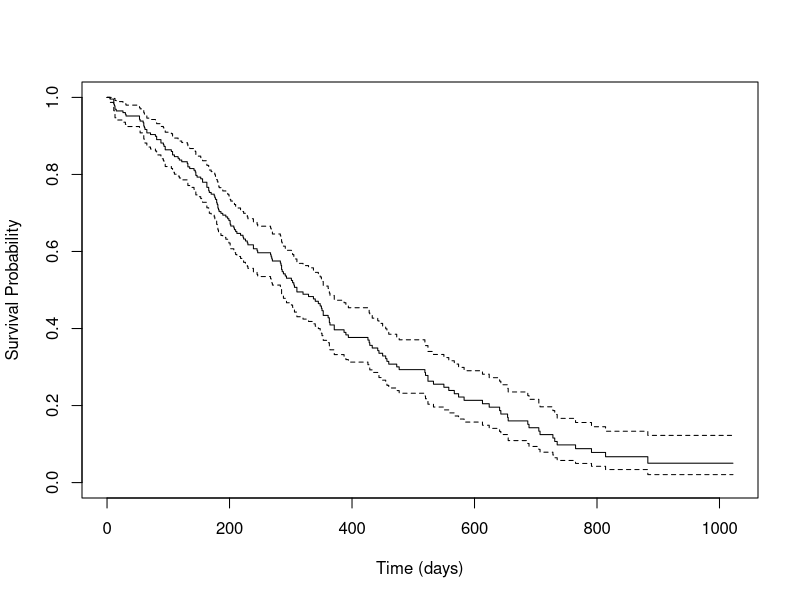
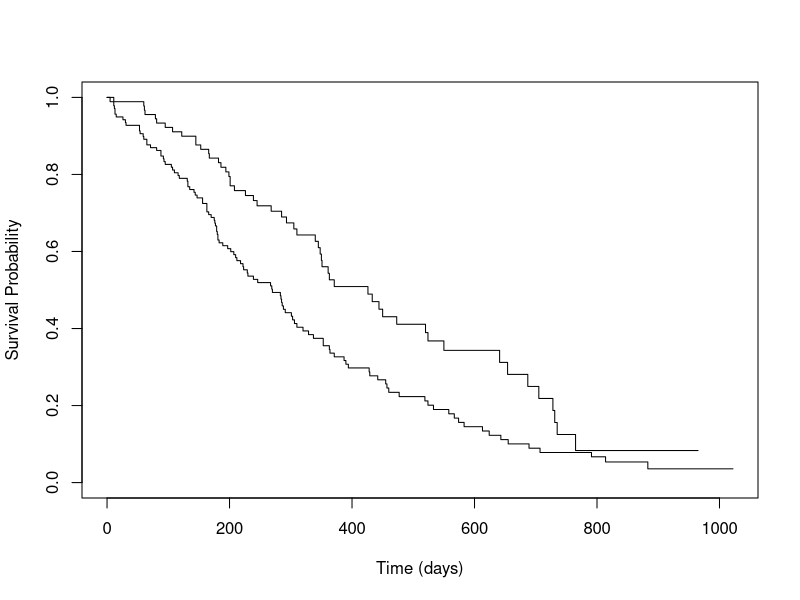
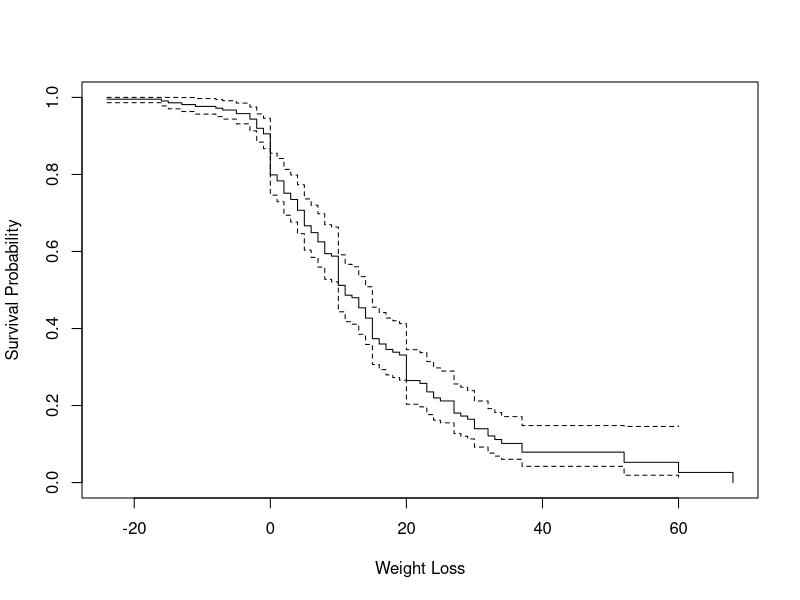
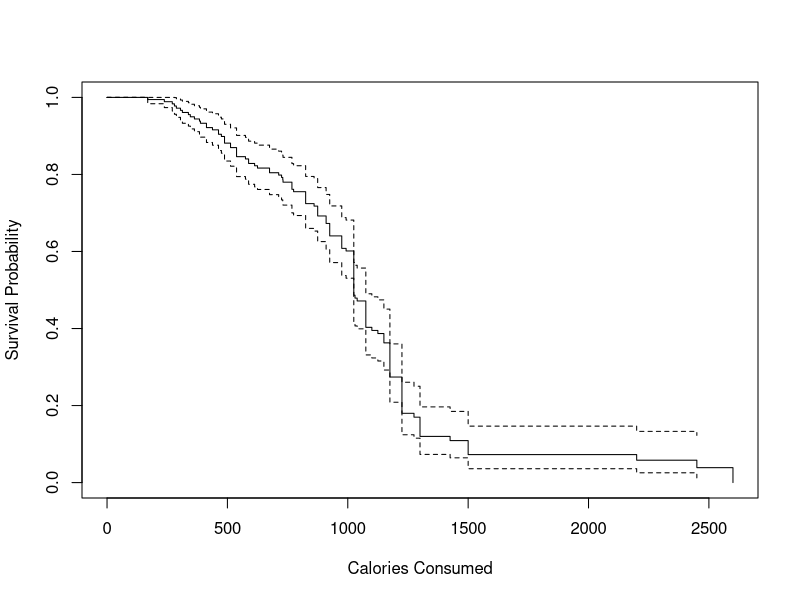
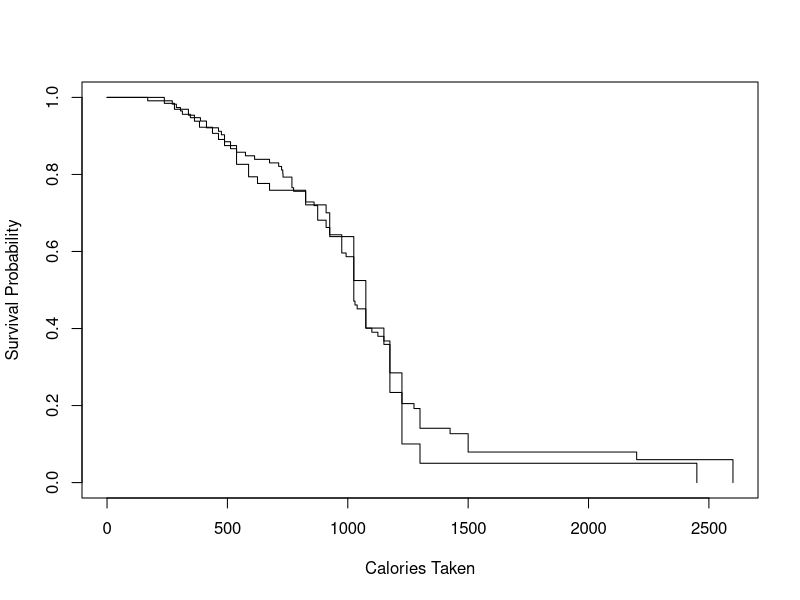

Source code (R) for these figures, in order:
## ---- chunk 1
# Loading the survival package and the lung cancer data
library(survival)
lung
data(cancer, package="survival")
#Formatting the data for analysis
lung$sex <- factor(lung$sex, labels = c("male", "female"))
lung$status <- lung$status - 1


# Computing the Kaplan-Meier estimate of the survival function
fit001 <- survfit(Surv(time, status) ~ 1, data = lung)

# Plotting the Kaplan-Meier estimate
plot(fit001, xlab = "Time (days)", ylab = "Survival Probability")

# Performing a log-rank test
fit002 <- survfit(Surv(time, status) ~ sex, data = lung)
plot(fit002, xlab = "Time (days)", ylab = "Survival Probability")
summary(fit002, test = "logrank")


# Computing the Kaplan-Meier estimate of the survival function for weight loss
fit003 <- survfit(Surv(wt.loss, status) ~ 1, data = lung)
plot(fit003,xlab = "Weight Loss",ylab = "Survival Probability")
#Not a good idea TO use weight loss variable in my opinion.
## ---- chunk 2
#Computing and plotting the Kaplan-Meier estimate of the survival function

fit004 <- survfit(Surv(meal.cal, status) ~ 1, data = lung)
plot(fit004,xlab = "Calories Consumed",ylab = "Survival Probability")
# Performing a log-rank test
fit005 <- survfit(Surv(meal.cal, status) ~ sex, data = lung)
plot(fit005, xlab = "Calories Taken", ylab = "Survival Probability")
summary(fit005, test = "logrank")
fit005
## ---- chunk 3

